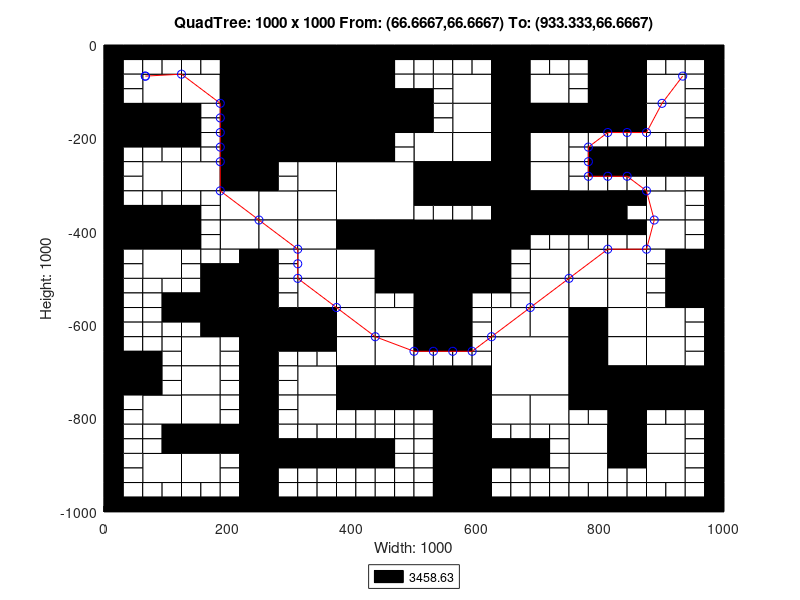

Reproduce this figure in MATLAB.
axis([0 1000 -1000 0]);
title('QuadTree: 1000 x 1000 From: (66.6667,66.6667) To: (933.333,66.6667)');
xlabel('Width: 1000');
ylabel('Height: 1000');
rectangle('Position',[250 -125 125 125], 'FaceColor',[0 0 0]);
rectangle('Position',[250 -250 125 125], 'FaceColor',[0 0 0]);
rectangle('Position',[375 -375 125 125], 'FaceColor',[1 1 1]);
rectangle('Position',[500 -500 125 125], 'FaceColor',[0 0 0]);
rectangle('Position',[625 -750 125 125], 'FaceColor',[1 1 1]);
rectangle('Position',[62.5 -125 62.5 62.5], 'FaceColor',[1 1 1]);
rectangle('Position',[187.5 -62.5 62.5 62.5], 'FaceColor',[0 0 0]);
rectangle('Position',[125 -125 62.5 62.5], 'FaceColor',[1 1 1]);
rectangle('Position',[187.5 -125 62.5 62.5], 'FaceColor',[0 0 0]);
rectangle('Position',[0 -187.5 62.5 62.5], 'FaceColor',[0 0 0]);
rectangle('Position',[62.5 -187.5 62.5 62.5], 'FaceColor',[0 0 0]);
rectangle('Position',[187.5 -187.5 62.5 62.5], 'FaceColor',[0 0 0]);
rectangle('Position',[187.5 -250 62.5 62.5], 'FaceColor',[0 0 0]);
rectangle('Position',[375 -62.5 62.5 62.5], 'FaceColor',[0 0 0]);
rectangle('Position',[375 -125 62.5 62.5], 'FaceColor',[0 0 0]);
rectangle('Position',[375 -187.5 62.5 62.5], 'FaceColor',[0 0 0]);
rectangle('Position',[437.5 -187.5 62.5 62.5], 'FaceColor',[0 0 0]);
rectangle('Position',[375 -250 62.5 62.5], 'FaceColor',[0 0 0]);
rectangle('Position',[62.5 -312.5 62.5 62.5], 'FaceColor',[1 1 1]);
rectangle('Position',[125 -312.5 62.5 62.5], 'FaceColor',[1 1 1]);
rectangle('Position',[187.5 -312.5 62.5 62.5], 'FaceColor',[0 0 0]);
rectangle('Position',[187.5 -375 62.5 62.5], 'FaceColor',[1 1 1]);
rectangle('Position',[0 -437.5 62.5 62.5], 'FaceColor',[0 0 0]);
rectangle('Position',[62.5 -437.5 62.5 62.5], 'FaceColor',[0 0 0]);
rectangle('Position',[62.5 -500 62.5 62.5], 'FaceColor',[1 1 1]);
rectangle('Position',[187.5 -437.5 62.5 62.5], 'FaceColor',[1 1 1]);
rectangle('Position',[312.5 -312.5 62.5 62.5], 'FaceColor',[1 1 1]);
rectangle('Position',[250 -375 62.5 62.5], 'FaceColor',[1 1 1]);
rectangle('Position',[312.5 -375 62.5 62.5], 'FaceColor',[1 1 1]);
rectangle('Position',[250 -437.5 62.5 62.5], 'FaceColor',[1 1 1]);
rectangle('Position',[312.5 -437.5 62.5 62.5], 'FaceColor',[1 1 1]);
rectangle('Position',[312.5 -500 62.5 62.5], 'FaceColor',[1 1 1]);
rectangle('Position',[375 -437.5 62.5 62.5], 'FaceColor',[0 0 0]);
rectangle('Position',[437.5 -437.5 62.5 62.5], 'FaceColor',[0 0 0]);
rectangle('Position',[375 -500 62.5 62.5], 'FaceColor',[1 1 1]);
rectangle('Position',[437.5 -500 62.5 62.5], 'FaceColor',[0 0 0]);
rectangle('Position',[562.5 -125 62.5 62.5], 'FaceColor',[1 1 1]);
rectangle('Position',[625 -62.5 62.5 62.5], 'FaceColor',[0 0 0]);
rectangle('Position',[625 -125 62.5 62.5], 'FaceColor',[0 0 0]);
rectangle('Position',[687.5 -125 62.5 62.5], 'FaceColor',[1 1 1]);
rectangle('Position',[562.5 -187.5 62.5 62.5], 'FaceColor',[1 1 1]);
rectangle('Position',[500 -250 62.5 62.5], 'FaceColor',[1 1 1]);
rectangle('Position',[562.5 -250 62.5 62.5], 'FaceColor',[1 1 1]);
rectangle('Position',[625 -187.5 62.5 62.5], 'FaceColor',[0 0 0]);
rectangle('Position',[687.5 -187.5 62.5 62.5], 'FaceColor',[0 0 0]);
rectangle('Position',[625 -250 62.5 62.5], 'FaceColor',[0 0 0]);
rectangle('Position',[687.5 -250 62.5 62.5], 'FaceColor',[1 1 1]);
rectangle('Position',[812.5 -62.5 62.5 62.5], 'FaceColor',[0 0 0]);
rectangle('Position',[812.5 -125 62.5 62.5], 'FaceColor',[0 0 0]);
rectangle('Position',[875 -125 62.5 62.5], 'FaceColor',[1 1 1]);
rectangle('Position',[750 -187.5 62.5 62.5], 'FaceColor',[0 0 0]);
rectangle('Position',[812.5 -187.5 62.5 62.5], 'FaceColor',[0 0 0]);
rectangle('Position',[875 -187.5 62.5 62.5], 'FaceColor',[1 1 1]);
rectangle('Position',[500 -312.5 62.5 62.5], 'FaceColor',[0 0 0]);
rectangle('Position',[562.5 -312.5 62.5 62.5], 'FaceColor',[0 0 0]);
rectangle('Position',[625 -312.5 62.5 62.5], 'FaceColor',[0 0 0]);
rectangle('Position',[687.5 -312.5 62.5 62.5], 'FaceColor',[1 1 1]);
rectangle('Position',[625 -375 62.5 62.5], 'FaceColor',[0 0 0]);
rectangle('Position',[687.5 -375 62.5 62.5], 'FaceColor',[0 0 0]);
rectangle('Position',[625 -437.5 62.5 62.5], 'FaceColor',[0 0 0]);
rectangle('Position',[687.5 -500 62.5 62.5], 'FaceColor',[1 1 1]);
rectangle('Position',[750 -375 62.5 62.5], 'FaceColor',[0 0 0]);
rectangle('Position',[875 -375 62.5 62.5], 'FaceColor',[1 1 1]);
rectangle('Position',[750 -500 62.5 62.5], 'FaceColor',[1 1 1]);
rectangle('Position',[812.5 -500 62.5 62.5], 'FaceColor',[1 1 1]);
rectangle('Position',[875 -437.5 62.5 62.5], 'FaceColor',[1 1 1]);
rectangle('Position',[937.5 -500 62.5 62.5], 'FaceColor',[0 0 0]);
rectangle('Position',[187.5 -562.5 62.5 62.5], 'FaceColor',[0 0 0]);
rectangle('Position',[187.5 -625 62.5 62.5], 'FaceColor',[0 0 0]);
rectangle('Position',[0 -750 62.5 62.5], 'FaceColor',[0 0 0]);
rectangle('Position',[125 -687.5 62.5 62.5], 'FaceColor',[1 1 1]);
rectangle('Position',[125 -750 62.5 62.5], 'FaceColor',[1 1 1]);
rectangle('Position',[312.5 -562.5 62.5 62.5], 'FaceColor',[1 1 1]);
rectangle('Position',[250 -625 62.5 62.5], 'FaceColor',[0 0 0]);
rectangle('Position',[312.5 -625 62.5 62.5], 'FaceColor',[0 0 0]);
rectangle('Position',[375 -562.5 62.5 62.5], 'FaceColor',[1 1 1]);
rectangle('Position',[375 -625 62.5 62.5], 'FaceColor',[1 1 1]);
rectangle('Position',[437.5 -625 62.5 62.5], 'FaceColor',[1 1 1]);
rectangle('Position',[312.5 -750 62.5 62.5], 'FaceColor',[1 1 1]);
rectangle('Position',[375 -687.5 62.5 62.5], 'FaceColor',[1 1 1]);
rectangle('Position',[437.5 -687.5 62.5 62.5], 'FaceColor',[1 1 1]);
rectangle('Position',[375 -750 62.5 62.5], 'FaceColor',[0 0 0]);
rectangle('Position',[437.5 -750 62.5 62.5], 'FaceColor',[0 0 0]);
rectangle('Position',[62.5 -812.5 62.5 62.5], 'FaceColor',[1 1 1]);
rectangle('Position',[125 -812.5 62.5 62.5], 'FaceColor',[1 1 1]);
rectangle('Position',[125 -875 62.5 62.5], 'FaceColor',[0 0 0]);
rectangle('Position',[187.5 -875 62.5 62.5], 'FaceColor',[0 0 0]);
rectangle('Position',[62.5 -937.5 62.5 62.5], 'FaceColor',[1 1 1]);
rectangle('Position',[125 -937.5 62.5 62.5], 'FaceColor',[1 1 1]);
rectangle('Position',[312.5 -812.5 62.5 62.5], 'FaceColor',[1 1 1]);
rectangle('Position',[500 -562.5 62.5 62.5], 'FaceColor',[0 0 0]);
rectangle('Position',[500 -625 62.5 62.5], 'FaceColor',[0 0 0]);
rectangle('Position',[687.5 -562.5 62.5 62.5], 'FaceColor',[1 1 1]);
rectangle('Position',[625 -625 62.5 62.5], 'FaceColor',[1 1 1]);
rectangle('Position',[687.5 -625 62.5 62.5], 'FaceColor',[1 1 1]);
rectangle('Position',[500 -750 62.5 62.5], 'FaceColor',[0 0 0]);
rectangle('Position',[562.5 -750 62.5 62.5], 'FaceColor',[0 0 0]);
rectangle('Position',[750 -562.5 62.5 62.5], 'FaceColor',[1 1 1]);
rectangle('Position',[812.5 -562.5 62.5 62.5], 'FaceColor',[1 1 1]);
rectangle('Position',[750 -625 62.5 62.5], 'FaceColor',[0 0 0]);
rectangle('Position',[812.5 -625 62.5 62.5], 'FaceColor',[1 1 1]);
rectangle('Position',[937.5 -562.5 62.5 62.5], 'FaceColor',[0 0 0]);
rectangle('Position',[875 -625 62.5 62.5], 'FaceColor',[1 1 1]);
rectangle('Position',[750 -687.5 62.5 62.5], 'FaceColor',[0 0 0]);
rectangle('Position',[812.5 -687.5 62.5 62.5], 'FaceColor',[1 1 1]);
rectangle('Position',[750 -750 62.5 62.5], 'FaceColor',[0 0 0]);
rectangle('Position',[812.5 -750 62.5 62.5], 'FaceColor',[0 0 0]);
rectangle('Position',[875 -687.5 62.5 62.5], 'FaceColor',[1 1 1]);
rectangle('Position',[875 -750 62.5 62.5], 'FaceColor',[0 0 0]);
rectangle('Position',[937.5 -750 62.5 62.5], 'FaceColor',[0 0 0]);
rectangle('Position',[562.5 -812.5 62.5 62.5], 'FaceColor',[0 0 0]);
rectangle('Position',[562.5 -875 62.5 62.5], 'FaceColor',[0 0 0]);
rectangle('Position',[625 -812.5 62.5 62.5], 'FaceColor',[1 1 1]);
rectangle('Position',[687.5 -812.5 62.5 62.5], 'FaceColor',[1 1 1]);
rectangle('Position',[562.5 -937.5 62.5 62.5], 'FaceColor',[0 0 0]);
rectangle('Position',[562.5 -1000 62.5 62.5], 'FaceColor',[0 0 0]);
rectangle('Position',[812.5 -812.5 62.5 62.5], 'FaceColor',[0 0 0]);
rectangle('Position',[750 -875 62.5 62.5], 'FaceColor',[1 1 1]);
rectangle('Position',[812.5 -875 62.5 62.5], 'FaceColor',[0 0 0]);
rectangle('Position',[875 -875 62.5 62.5], 'FaceColor',[1 1 1]);
rectangle('Position',[750 -937.5 62.5 62.5], 'FaceColor',[1 1 1]);
rectangle('Position',[875 -937.5 62.5 62.5], 'FaceColor',[1 1 1]);
rectangle('Position',[0 -31.25 31.25 31.25], 'FaceColor',[0 0 0]);
rectangle('Position',[31.25 -31.25 31.25 31.25], 'FaceColor',[0 0 0]);
rectangle('Position',[0 -62.5 31.25 31.25], 'FaceColor',[0 0 0]);
rectangle('Position',[31.25 -62.5 31.25 31.25], 'FaceColor',[1 1 1]);
rectangle('Position',[62.5 -31.25 31.25 31.25], 'FaceColor',[0 0 0]);
rectangle('Position',[93.75 -31.25 31.25 31.25], 'FaceColor',[0 0 0]);
rectangle('Position',[62.5 -62.5 31.25 31.25], 'FaceColor',[1 1 1]);
rectangle('Position',[93.75 -62.5 31.25 31.25], 'FaceColor',[1 1 1]);
rectangle('Position',[0 -93.75 31.25 31.25], 'FaceColor',[0 0 0]);
rectangle('Position',[31.25 -93.75 31.25 31.25], 'FaceColor',[1 1 1]);
rectangle('Position',[0 -125 31.25 31.25], 'FaceColor',[0 0 0]);
rectangle('Position',[31.25 -125 31.25 31.25], 'FaceColor',[1 1 1]);
rectangle('Position',[125 -31.25 31.25 31.25], 'FaceColor',[0 0 0]);
rectangle('Position',[156.25 -31.25 31.25 31.25], 'FaceColor',[0 0 0]);
rectangle('Position',[125 -62.5 31.25 31.25], 'FaceColor',[1 1 1]);
rectangle('Position',[156.25 -62.5 31.25 31.25], 'FaceColor',[1 1 1]);
rectangle('Position',[0 -218.75 31.25 31.25], 'FaceColor',[0 0 0]);
rectangle('Position',[31.25 -218.75 31.25 31.25], 'FaceColor',[0 0 0]);
rectangle('Position',[0 -250 31.25 31.25], 'FaceColor',[0 0 0]);
rectangle('Position',[31.25 -250 31.25 31.25], 'FaceColor',[1 1 1]);
rectangle('Position',[62.5 -218.75 31.25 31.25], 'FaceColor',[0 0 0]);
rectangle('Position',[93.75 -218.75 31.25 31.25], 'FaceColor',[0 0 0]);
rectangle('Position',[62.5 -250 31.25 31.25], 'FaceColor',[1 1 1]);
rectangle('Position',[93.75 -250 31.25 31.25], 'FaceColor',[1 1 1]);
rectangle('Position',[125 -156.25 31.25 31.25], 'FaceColor',[0 0 0]);
rectangle('Position',[156.25 -156.25 31.25 31.25], 'FaceColor',[1 1 1]);
rectangle('Position',[125 -187.5 31.25 31.25], 'FaceColor',[0 0 0]);
rectangle('Position',[156.25 -187.5 31.25 31.25], 'FaceColor',[1 1 1]);
rectangle('Position',[125 -218.75 31.25 31.25], 'FaceColor',[0 0 0]);
rectangle('Position',[156.25 -218.75 31.25 31.25], 'FaceColor',[1 1 1]);
rectangle('Position',[125 -250 31.25 31.25], 'FaceColor',[1 1 1]);
rectangle('Position',[156.25 -250 31.25 31.25], 'FaceColor',[1 1 1]);
rectangle('Position',[437.5 -31.25 31.25 31.25], 'FaceColor',[0 0 0]);
rectangle('Position',[468.75 -31.25 31.25 31.25], 'FaceColor',[0 0 0]);
rectangle('Position',[437.5 -62.5 31.25 31.25], 'FaceColor',[0 0 0]);
rectangle('Position',[468.75 -62.5 31.25 31.25], 'FaceColor',[1 1 1]);
rectangle('Position',[437.5 -93.75 31.25 31.25], 'FaceColor',[0 0 0]);
rectangle('Position',[468.75 -93.75 31.25 31.25], 'FaceColor',[1 1 1]);
rectangle('Position',[437.5 -125 31.25 31.25], 'FaceColor',[0 0 0]);
rectangle('Position',[468.75 -125 31.25 31.25], 'FaceColor',[0 0 0]);
rectangle('Position',[437.5 -218.75 31.25 31.25], 'FaceColor',[0 0 0]);
rectangle('Position',[468.75 -218.75 31.25 31.25], 'FaceColor',[1 1 1]);
rectangle('Position',[437.5 -250 31.25 31.25], 'FaceColor',[0 0 0]);
rectangle('Position',[468.75 -250 31.25 31.25], 'FaceColor',[1 1 1]);
rectangle('Position',[0 -281.25 31.25 31.25], 'FaceColor',[0 0 0]);
rectangle('Position',[31.25 -281.25 31.25 31.25], 'FaceColor',[1 1 1]);
rectangle('Position',[0 -312.5 31.25 31.25], 'FaceColor',[0 0 0]);
rectangle('Position',[31.25 -312.5 31.25 31.25], 'FaceColor',[1 1 1]);
rectangle('Position',[0 -343.75 31.25 31.25], 'FaceColor',[0 0 0]);
rectangle('Position',[31.25 -343.75 31.25 31.25], 'FaceColor',[1 1 1]);
rectangle('Position',[0 -375 31.25 31.25], 'FaceColor',[0 0 0]);
rectangle('Position',[31.25 -375 31.25 31.25], 'FaceColor',[0 0 0]);
rectangle('Position',[62.5 -343.75 31.25 31.25], 'FaceColor',[1 1 1]);
rectangle('Position',[93.75 -343.75 31.25 31.25], 'FaceColor',[1 1 1]);
rectangle('Position',[62.5 -375 31.25 31.25], 'FaceColor',[0 0 0]);
rectangle('Position',[93.75 -375 31.25 31.25], 'FaceColor',[0 0 0]);
rectangle('Position',[125 -343.75 31.25 31.25], 'FaceColor',[1 1 1]);
rectangle('Position',[156.25 -343.75 31.25 31.25], 'FaceColor',[1 1 1]);
rectangle('Position',[125 -375 31.25 31.25], 'FaceColor',[0 0 0]);
rectangle('Position',[156.25 -375 31.25 31.25], 'FaceColor',[1 1 1]);
rectangle('Position',[0 -468.75 31.25 31.25], 'FaceColor',[0 0 0]);
rectangle('Position',[31.25 -468.75 31.25 31.25], 'FaceColor',[1 1 1]);
rectangle('Position',[0 -500 31.25 31.25], 'FaceColor',[0 0 0]);
rectangle('Position',[31.25 -500 31.25 31.25], 'FaceColor',[1 1 1]);
rectangle('Position',[125 -406.25 31.25 31.25], 'FaceColor',[0 0 0]);
rectangle('Position',[156.25 -406.25 31.25 31.25], 'FaceColor',[1 1 1]);
rectangle('Position',[125 -437.5 31.25 31.25], 'FaceColor',[0 0 0]);
rectangle('Position',[156.25 -437.5 31.25 31.25], 'FaceColor',[1 1 1]);
rectangle('Position',[125 -468.75 31.25 31.25], 'FaceColor',[1 1 1]);
rectangle('Position',[156.25 -468.75 31.25 31.25], 'FaceColor',[1 1 1]);
rectangle('Position',[125 -500 31.25 31.25], 'FaceColor',[1 1 1]);
rectangle('Position',[156.25 -500 31.25 31.25], 'FaceColor',[0 0 0]);
rectangle('Position',[187.5 -468.75 31.25 31.25], 'FaceColor',[1 1 1]);
rectangle('Position',[218.75 -468.75 31.25 31.25], 'FaceColor',[0 0 0]);
rectangle('Position',[187.5 -500 31.25 31.25], 'FaceColor',[0 0 0]);
rectangle('Position',[218.75 -500 31.25 31.25], 'FaceColor',[0 0 0]);
rectangle('Position',[250 -281.25 31.25 31.25], 'FaceColor',[0 0 0]);
rectangle('Position',[281.25 -281.25 31.25 31.25], 'FaceColor',[1 1 1]);
rectangle('Position',[250 -312.5 31.25 31.25], 'FaceColor',[0 0 0]);
rectangle('Position',[281.25 -312.5 31.25 31.25], 'FaceColor',[1 1 1]);
rectangle('Position',[250 -468.75 31.25 31.25], 'FaceColor',[0 0 0]);
rectangle('Position',[281.25 -468.75 31.25 31.25], 'FaceColor',[1 1 1]);
rectangle('Position',[250 -500 31.25 31.25], 'FaceColor',[0 0 0]);
rectangle('Position',[281.25 -500 31.25 31.25], 'FaceColor',[1 1 1]);
rectangle('Position',[500 -31.25 31.25 31.25], 'FaceColor',[0 0 0]);
rectangle('Position',[531.25 -31.25 31.25 31.25], 'FaceColor',[0 0 0]);
rectangle('Position',[500 -62.5 31.25 31.25], 'FaceColor',[1 1 1]);
rectangle('Position',[531.25 -62.5 31.25 31.25], 'FaceColor',[1 1 1]);
rectangle('Position',[562.5 -31.25 31.25 31.25], 'FaceColor',[0 0 0]);
rectangle('Position',[593.75 -31.25 31.25 31.25], 'FaceColor',[0 0 0]);
rectangle('Position',[562.5 -62.5 31.25 31.25], 'FaceColor',[1 1 1]);
rectangle('Position',[593.75 -62.5 31.25 31.25], 'FaceColor',[1 1 1]);
rectangle('Position',[500 -93.75 31.25 31.25], 'FaceColor',[1 1 1]);
rectangle('Position',[531.25 -93.75 31.25 31.25], 'FaceColor',[1 1 1]);
rectangle('Position',[500 -125 31.25 31.25], 'FaceColor',[0 0 0]);
rectangle('Position',[531.25 -125 31.25 31.25], 'FaceColor',[1 1 1]);
rectangle('Position',[687.5 -31.25 31.25 31.25], 'FaceColor',[0 0 0]);
rectangle('Position',[718.75 -31.25 31.25 31.25], 'FaceColor',[0 0 0]);
rectangle('Position',[687.5 -62.5 31.25 31.25], 'FaceColor',[1 1 1]);
rectangle('Position',[718.75 -62.5 31.25 31.25], 'FaceColor',[1 1 1]);
rectangle('Position',[500 -156.25 31.25 31.25], 'FaceColor',[0 0 0]);
rectangle('Position',[531.25 -156.25 31.25 31.25], 'FaceColor',[1 1 1]);
rectangle('Position',[500 -187.5 31.25 31.25], 'FaceColor',[0 0 0]);
rectangle('Position',[531.25 -187.5 31.25 31.25], 'FaceColor',[1 1 1]);
rectangle('Position',[750 -31.25 31.25 31.25], 'FaceColor',[0 0 0]);
rectangle('Position',[781.25 -31.25 31.25 31.25], 'FaceColor',[0 0 0]);
rectangle('Position',[750 -62.5 31.25 31.25], 'FaceColor',[1 1 1]);
rectangle('Position',[781.25 -62.5 31.25 31.25], 'FaceColor',[0 0 0]);
rectangle('Position',[750 -93.75 31.25 31.25], 'FaceColor',[1 1 1]);
rectangle('Position',[781.25 -93.75 31.25 31.25], 'FaceColor',[0 0 0]);
rectangle('Position',[750 -125 31.25 31.25], 'FaceColor',[1 1 1]);
rectangle('Position',[781.25 -125 31.25 31.25], 'FaceColor',[0 0 0]);
rectangle('Position',[875 -31.25 31.25 31.25], 'FaceColor',[0 0 0]);
rectangle('Position',[906.25 -31.25 31.25 31.25], 'FaceColor',[0 0 0]);
rectangle('Position',[875 -62.5 31.25 31.25], 'FaceColor',[1 1 1]);
rectangle('Position',[906.25 -62.5 31.25 31.25], 'FaceColor',[1 1 1]);
rectangle('Position',[937.5 -31.25 31.25 31.25], 'FaceColor',[0 0 0]);
rectangle('Position',[968.75 -31.25 31.25 31.25], 'FaceColor',[0 0 0]);
rectangle('Position',[937.5 -62.5 31.25 31.25], 'FaceColor',[1 1 1]);
rectangle('Position',[968.75 -62.5 31.25 31.25], 'FaceColor',[0 0 0]);
rectangle('Position',[937.5 -93.75 31.25 31.25], 'FaceColor',[1 1 1]);
rectangle('Position',[968.75 -93.75 31.25 31.25], 'FaceColor',[0 0 0]);
rectangle('Position',[937.5 -125 31.25 31.25], 'FaceColor',[1 1 1]);
rectangle('Position',[968.75 -125 31.25 31.25], 'FaceColor',[0 0 0]);
rectangle('Position',[750 -218.75 31.25 31.25], 'FaceColor',[1 1 1]);
rectangle('Position',[781.25 -218.75 31.25 31.25], 'FaceColor',[1 1 1]);
rectangle('Position',[750 -250 31.25 31.25], 'FaceColor',[1 1 1]);
rectangle('Position',[781.25 -250 31.25 31.25], 'FaceColor',[0 0 0]);
rectangle('Position',[812.5 -218.75 31.25 31.25], 'FaceColor',[1 1 1]);
rectangle('Position',[843.75 -218.75 31.25 31.25], 'FaceColor',[1 1 1]);
rectangle('Position',[812.5 -250 31.25 31.25], 'FaceColor',[0 0 0]);
rectangle('Position',[843.75 -250 31.25 31.25], 'FaceColor',[0 0 0]);
rectangle('Position',[937.5 -156.25 31.25 31.25], 'FaceColor',[1 1 1]);
rectangle('Position',[968.75 -156.25 31.25 31.25], 'FaceColor',[0 0 0]);
rectangle('Position',[937.5 -187.5 31.25 31.25], 'FaceColor',[1 1 1]);
rectangle('Position',[968.75 -187.5 31.25 31.25], 'FaceColor',[0 0 0]);
rectangle('Position',[875 -218.75 31.25 31.25], 'FaceColor',[1 1 1]);
rectangle('Position',[906.25 -218.75 31.25 31.25], 'FaceColor',[1 1 1]);
rectangle('Position',[875 -250 31.25 31.25], 'FaceColor',[0 0 0]);
rectangle('Position',[906.25 -250 31.25 31.25], 'FaceColor',[0 0 0]);
rectangle('Position',[937.5 -218.75 31.25 31.25], 'FaceColor',[1 1 1]);
rectangle('Position',[968.75 -218.75 31.25 31.25], 'FaceColor',[0 0 0]);
rectangle('Position',[937.5 -250 31.25 31.25], 'FaceColor',[0 0 0]);
rectangle('Position',[968.75 -250 31.25 31.25], 'FaceColor',[0 0 0]);
rectangle('Position',[500 -343.75 31.25 31.25], 'FaceColor',[0 0 0]);
rectangle('Position',[531.25 -343.75 31.25 31.25], 'FaceColor',[0 0 0]);
rectangle('Position',[500 -375 31.25 31.25], 'FaceColor',[1 1 1]);
rectangle('Position',[531.25 -375 31.25 31.25], 'FaceColor',[1 1 1]);
rectangle('Position',[562.5 -343.75 31.25 31.25], 'FaceColor',[0 0 0]);
rectangle('Position',[593.75 -343.75 31.25 31.25], 'FaceColor',[0 0 0]);
rectangle('Position',[562.5 -375 31.25 31.25], 'FaceColor',[1 1 1]);
rectangle('Position',[593.75 -375 31.25 31.25], 'FaceColor',[1 1 1]);
rectangle('Position',[687.5 -406.25 31.25 31.25], 'FaceColor',[0 0 0]);
rectangle('Position',[718.75 -406.25 31.25 31.25], 'FaceColor',[0 0 0]);
rectangle('Position',[687.5 -437.5 31.25 31.25], 'FaceColor',[1 1 1]);
rectangle('Position',[718.75 -437.5 31.25 31.25], 'FaceColor',[1 1 1]);
rectangle('Position',[625 -468.75 31.25 31.25], 'FaceColor',[0 0 0]);
rectangle('Position',[656.25 -468.75 31.25 31.25], 'FaceColor',[1 1 1]);
rectangle('Position',[625 -500 31.25 31.25], 'FaceColor',[0 0 0]);
rectangle('Position',[656.25 -500 31.25 31.25], 'FaceColor',[1 1 1]);
rectangle('Position',[750 -281.25 31.25 31.25], 'FaceColor',[1 1 1]);
rectangle('Position',[781.25 -281.25 31.25 31.25], 'FaceColor',[0 0 0]);
rectangle('Position',[750 -312.5 31.25 31.25], 'FaceColor',[1 1 1]);
rectangle('Position',[781.25 -312.5 31.25 31.25], 'FaceColor',[1 1 1]);
rectangle('Position',[812.5 -281.25 31.25 31.25], 'FaceColor',[0 0 0]);
rectangle('Position',[843.75 -281.25 31.25 31.25], 'FaceColor',[0 0 0]);
rectangle('Position',[812.5 -312.5 31.25 31.25], 'FaceColor',[1 1 1]);
rectangle('Position',[843.75 -312.5 31.25 31.25], 'FaceColor',[1 1 1]);
rectangle('Position',[812.5 -343.75 31.25 31.25], 'FaceColor',[0 0 0]);
rectangle('Position',[843.75 -343.75 31.25 31.25], 'FaceColor',[0 0 0]);
rectangle('Position',[812.5 -375 31.25 31.25], 'FaceColor',[0 0 0]);
rectangle('Position',[843.75 -375 31.25 31.25], 'FaceColor',[1 1 1]);
rectangle('Position',[875 -281.25 31.25 31.25], 'FaceColor',[0 0 0]);
rectangle('Position',[906.25 -281.25 31.25 31.25], 'FaceColor',[0 0 0]);
rectangle('Position',[875 -312.5 31.25 31.25], 'FaceColor',[1 1 1]);
rectangle('Position',[906.25 -312.5 31.25 31.25], 'FaceColor',[1 1 1]);
rectangle('Position',[937.5 -281.25 31.25 31.25], 'FaceColor',[0 0 0]);
rectangle('Position',[968.75 -281.25 31.25 31.25], 'FaceColor',[0 0 0]);
rectangle('Position',[937.5 -312.5 31.25 31.25], 'FaceColor',[1 1 1]);
rectangle('Position',[968.75 -312.5 31.25 31.25], 'FaceColor',[0 0 0]);
rectangle('Position',[937.5 -343.75 31.25 31.25], 'FaceColor',[1 1 1]);
rectangle('Position',[968.75 -343.75 31.25 31.25], 'FaceColor',[0 0 0]);
rectangle('Position',[937.5 -375 31.25 31.25], 'FaceColor',[1 1 1]);
rectangle('Position',[968.75 -375 31.25 31.25], 'FaceColor',[0 0 0]);
rectangle('Position',[750 -406.25 31.25 31.25], 'FaceColor',[0 0 0]);
rectangle('Position',[781.25 -406.25 31.25 31.25], 'FaceColor',[0 0 0]);
rectangle('Position',[750 -437.5 31.25 31.25], 'FaceColor',[1 1 1]);
rectangle('Position',[781.25 -437.5 31.25 31.25], 'FaceColor',[1 1 1]);
rectangle('Position',[812.5 -406.25 31.25 31.25], 'FaceColor',[0 0 0]);
rectangle('Position',[843.75 -406.25 31.25 31.25], 'FaceColor',[0 0 0]);
rectangle('Position',[812.5 -437.5 31.25 31.25], 'FaceColor',[1 1 1]);
rectangle('Position',[843.75 -437.5 31.25 31.25], 'FaceColor',[1 1 1]);
rectangle('Position',[937.5 -406.25 31.25 31.25], 'FaceColor',[1 1 1]);
rectangle('Position',[968.75 -406.25 31.25 31.25], 'FaceColor',[0 0 0]);
rectangle('Position',[937.5 -437.5 31.25 31.25], 'FaceColor',[1 1 1]);
rectangle('Position',[968.75 -437.5 31.25 31.25], 'FaceColor',[0 0 0]);
rectangle('Position',[875 -468.75 31.25 31.25], 'FaceColor',[1 1 1]);
rectangle('Position',[906.25 -468.75 31.25 31.25], 'FaceColor',[0 0 0]);
rectangle('Position',[875 -500 31.25 31.25], 'FaceColor',[1 1 1]);
rectangle('Position',[906.25 -500 31.25 31.25], 'FaceColor',[0 0 0]);
rectangle('Position',[0 -531.25 31.25 31.25], 'FaceColor',[0 0 0]);
rectangle('Position',[31.25 -531.25 31.25 31.25], 'FaceColor',[1 1 1]);
rectangle('Position',[0 -562.5 31.25 31.25], 'FaceColor',[0 0 0]);
rectangle('Position',[31.25 -562.5 31.25 31.25], 'FaceColor',[1 1 1]);
rectangle('Position',[62.5 -531.25 31.25 31.25], 'FaceColor',[1 1 1]);
rectangle('Position',[93.75 -531.25 31.25 31.25], 'FaceColor',[1 1 1]);
rectangle('Position',[62.5 -562.5 31.25 31.25], 'FaceColor',[1 1 1]);
rectangle('Position',[93.75 -562.5 31.25 31.25], 'FaceColor',[0 0 0]);
rectangle('Position',[0 -593.75 31.25 31.25], 'FaceColor',[0 0 0]);
rectangle('Position',[31.25 -593.75 31.25 31.25], 'FaceColor',[1 1 1]);
rectangle('Position',[0 -625 31.25 31.25], 'FaceColor',[0 0 0]);
rectangle('Position',[31.25 -625 31.25 31.25], 'FaceColor',[1 1 1]);
rectangle('Position',[62.5 -593.75 31.25 31.25], 'FaceColor',[1 1 1]);
rectangle('Position',[93.75 -593.75 31.25 31.25], 'FaceColor',[0 0 0]);
rectangle('Position',[62.5 -625 31.25 31.25], 'FaceColor',[1 1 1]);
rectangle('Position',[93.75 -625 31.25 31.25], 'FaceColor',[1 1 1]);
rectangle('Position',[125 -531.25 31.25 31.25], 'FaceColor',[1 1 1]);
rectangle('Position',[156.25 -531.25 31.25 31.25], 'FaceColor',[0 0 0]);
rectangle('Position',[125 -562.5 31.25 31.25], 'FaceColor',[0 0 0]);
rectangle('Position',[156.25 -562.5 31.25 31.25], 'FaceColor',[0 0 0]);
rectangle('Position',[125 -593.75 31.25 31.25], 'FaceColor',[0 0 0]);
rectangle('Position',[156.25 -593.75 31.25 31.25], 'FaceColor',[0 0 0]);
rectangle('Position',[125 -625 31.25 31.25], 'FaceColor',[1 1 1]);
rectangle('Position',[156.25 -625 31.25 31.25], 'FaceColor',[0 0 0]);
rectangle('Position',[0 -656.25 31.25 31.25], 'FaceColor',[0 0 0]);
rectangle('Position',[31.25 -656.25 31.25 31.25], 'FaceColor',[1 1 1]);
rectangle('Position',[0 -687.5 31.25 31.25], 'FaceColor',[0 0 0]);
rectangle('Position',[31.25 -687.5 31.25 31.25], 'FaceColor',[0 0 0]);
rectangle('Position',[62.5 -656.25 31.25 31.25], 'FaceColor',[1 1 1]);
rectangle('Position',[93.75 -656.25 31.25 31.25], 'FaceColor',[1 1 1]);
rectangle('Position',[62.5 -687.5 31.25 31.25], 'FaceColor',[0 0 0]);
rectangle('Position',[93.75 -687.5 31.25 31.25], 'FaceColor',[1 1 1]);
rectangle('Position',[62.5 -718.75 31.25 31.25], 'FaceColor',[0 0 0]);
rectangle('Position',[93.75 -718.75 31.25 31.25], 'FaceColor',[1 1 1]);
rectangle('Position',[62.5 -750 31.25 31.25], 'FaceColor',[0 0 0]);
rectangle('Position',[93.75 -750 31.25 31.25], 'FaceColor',[1 1 1]);
rectangle('Position',[187.5 -656.25 31.25 31.25], 'FaceColor',[1 1 1]);
rectangle('Position',[218.75 -656.25 31.25 31.25], 'FaceColor',[0 0 0]);
rectangle('Position',[187.5 -687.5 31.25 31.25], 'FaceColor',[1 1 1]);
rectangle('Position',[218.75 -687.5 31.25 31.25], 'FaceColor',[0 0 0]);
rectangle('Position',[187.5 -718.75 31.25 31.25], 'FaceColor',[1 1 1]);
rectangle('Position',[218.75 -718.75 31.25 31.25], 'FaceColor',[0 0 0]);
rectangle('Position',[187.5 -750 31.25 31.25], 'FaceColor',[1 1 1]);
rectangle('Position',[218.75 -750 31.25 31.25], 'FaceColor',[0 0 0]);
rectangle('Position',[250 -531.25 31.25 31.25], 'FaceColor',[0 0 0]);
rectangle('Position',[281.25 -531.25 31.25 31.25], 'FaceColor',[1 1 1]);
rectangle('Position',[250 -562.5 31.25 31.25], 'FaceColor',[0 0 0]);
rectangle('Position',[281.25 -562.5 31.25 31.25], 'FaceColor',[1 1 1]);
rectangle('Position',[437.5 -531.25 31.25 31.25], 'FaceColor',[0 0 0]);
rectangle('Position',[468.75 -531.25 31.25 31.25], 'FaceColor',[0 0 0]);
rectangle('Position',[437.5 -562.5 31.25 31.25], 'FaceColor',[1 1 1]);
rectangle('Position',[468.75 -562.5 31.25 31.25], 'FaceColor',[1 1 1]);
rectangle('Position',[250 -656.25 31.25 31.25], 'FaceColor',[0 0 0]);
rectangle('Position',[281.25 -656.25 31.25 31.25], 'FaceColor',[0 0 0]);
rectangle('Position',[250 -687.5 31.25 31.25], 'FaceColor',[0 0 0]);
rectangle('Position',[281.25 -687.5 31.25 31.25], 'FaceColor',[1 1 1]);
rectangle('Position',[312.5 -656.25 31.25 31.25], 'FaceColor',[0 0 0]);
rectangle('Position',[343.75 -656.25 31.25 31.25], 'FaceColor',[0 0 0]);
rectangle('Position',[312.5 -687.5 31.25 31.25], 'FaceColor',[1 1 1]);
rectangle('Position',[343.75 -687.5 31.25 31.25], 'FaceColor',[1 1 1]);
rectangle('Position',[250 -718.75 31.25 31.25], 'FaceColor',[0 0 0]);
rectangle('Position',[281.25 -718.75 31.25 31.25], 'FaceColor',[1 1 1]);
rectangle('Position',[250 -750 31.25 31.25], 'FaceColor',[0 0 0]);
rectangle('Position',[281.25 -750 31.25 31.25], 'FaceColor',[1 1 1]);
rectangle('Position',[0 -781.25 31.25 31.25], 'FaceColor',[0 0 0]);
rectangle('Position',[31.25 -781.25 31.25 31.25], 'FaceColor',[1 1 1]);
rectangle('Position',[0 -812.5 31.25 31.25], 'FaceColor',[0 0 0]);
rectangle('Position',[31.25 -812.5 31.25 31.25], 'FaceColor',[1 1 1]);
rectangle('Position',[0 -843.75 31.25 31.25], 'FaceColor',[0 0 0]);
rectangle('Position',[31.25 -843.75 31.25 31.25], 'FaceColor',[1 1 1]);
rectangle('Position',[0 -875 31.25 31.25], 'FaceColor',[0 0 0]);
rectangle('Position',[31.25 -875 31.25 31.25], 'FaceColor',[1 1 1]);
rectangle('Position',[62.5 -843.75 31.25 31.25], 'FaceColor',[1 1 1]);
rectangle('Position',[93.75 -843.75 31.25 31.25], 'FaceColor',[0 0 0]);
rectangle('Position',[62.5 -875 31.25 31.25], 'FaceColor',[1 1 1]);
rectangle('Position',[93.75 -875 31.25 31.25], 'FaceColor',[0 0 0]);
rectangle('Position',[187.5 -781.25 31.25 31.25], 'FaceColor',[1 1 1]);
rectangle('Position',[218.75 -781.25 31.25 31.25], 'FaceColor',[0 0 0]);
rectangle('Position',[187.5 -812.5 31.25 31.25], 'FaceColor',[1 1 1]);
rectangle('Position',[218.75 -812.5 31.25 31.25], 'FaceColor',[0 0 0]);
rectangle('Position',[0 -906.25 31.25 31.25], 'FaceColor',[0 0 0]);
rectangle('Position',[31.25 -906.25 31.25 31.25], 'FaceColor',[1 1 1]);
rectangle('Position',[0 -937.5 31.25 31.25], 'FaceColor',[0 0 0]);
rectangle('Position',[31.25 -937.5 31.25 31.25], 'FaceColor',[1 1 1]);
rectangle('Position',[0 -968.75 31.25 31.25], 'FaceColor',[0 0 0]);
rectangle('Position',[31.25 -968.75 31.25 31.25], 'FaceColor',[1 1 1]);
rectangle('Position',[0 -1000 31.25 31.25], 'FaceColor',[0 0 0]);
rectangle('Position',[31.25 -1000 31.25 31.25], 'FaceColor',[0 0 0]);
rectangle('Position',[62.5 -968.75 31.25 31.25], 'FaceColor',[1 1 1]);
rectangle('Position',[93.75 -968.75 31.25 31.25], 'FaceColor',[1 1 1]);
rectangle('Position',[62.5 -1000 31.25 31.25], 'FaceColor',[0 0 0]);
rectangle('Position',[93.75 -1000 31.25 31.25], 'FaceColor',[0 0 0]);
rectangle('Position',[187.5 -906.25 31.25 31.25], 'FaceColor',[1 1 1]);
rectangle('Position',[218.75 -906.25 31.25 31.25], 'FaceColor',[0 0 0]);
rectangle('Position',[187.5 -937.5 31.25 31.25], 'FaceColor',[1 1 1]);
rectangle('Position',[218.75 -937.5 31.25 31.25], 'FaceColor',[0 0 0]);
rectangle('Position',[125 -968.75 31.25 31.25], 'FaceColor',[1 1 1]);
rectangle('Position',[156.25 -968.75 31.25 31.25], 'FaceColor',[1 1 1]);
rectangle('Position',[125 -1000 31.25 31.25], 'FaceColor',[0 0 0]);
rectangle('Position',[156.25 -1000 31.25 31.25], 'FaceColor',[0 0 0]);
rectangle('Position',[187.5 -968.75 31.25 31.25], 'FaceColor',[1 1 1]);
rectangle('Position',[218.75 -968.75 31.25 31.25], 'FaceColor',[0 0 0]);
rectangle('Position',[187.5 -1000 31.25 31.25], 'FaceColor',[0 0 0]);
rectangle('Position',[218.75 -1000 31.25 31.25], 'FaceColor',[0 0 0]);
rectangle('Position',[250 -781.25 31.25 31.25], 'FaceColor',[0 0 0]);
rectangle('Position',[281.25 -781.25 31.25 31.25], 'FaceColor',[1 1 1]);
rectangle('Position',[250 -812.5 31.25 31.25], 'FaceColor',[0 0 0]);
rectangle('Position',[281.25 -812.5 31.25 31.25], 'FaceColor',[1 1 1]);
rectangle('Position',[250 -843.75 31.25 31.25], 'FaceColor',[0 0 0]);
rectangle('Position',[281.25 -843.75 31.25 31.25], 'FaceColor',[1 1 1]);
rectangle('Position',[250 -875 31.25 31.25], 'FaceColor',[0 0 0]);
rectangle('Position',[281.25 -875 31.25 31.25], 'FaceColor',[0 0 0]);
rectangle('Position',[312.5 -843.75 31.25 31.25], 'FaceColor',[1 1 1]);
rectangle('Position',[343.75 -843.75 31.25 31.25], 'FaceColor',[1 1 1]);
rectangle('Position',[312.5 -875 31.25 31.25], 'FaceColor',[0 0 0]);
rectangle('Position',[343.75 -875 31.25 31.25], 'FaceColor',[0 0 0]);
rectangle('Position',[375 -781.25 31.25 31.25], 'FaceColor',[0 0 0]);
rectangle('Position',[406.25 -781.25 31.25 31.25], 'FaceColor',[0 0 0]);
rectangle('Position',[375 -812.5 31.25 31.25], 'FaceColor',[1 1 1]);
rectangle('Position',[406.25 -812.5 31.25 31.25], 'FaceColor',[1 1 1]);
rectangle('Position',[437.5 -781.25 31.25 31.25], 'FaceColor',[0 0 0]);
rectangle('Position',[468.75 -781.25 31.25 31.25], 'FaceColor',[0 0 0]);
rectangle('Position',[437.5 -812.5 31.25 31.25], 'FaceColor',[1 1 1]);
rectangle('Position',[468.75 -812.5 31.25 31.25], 'FaceColor',[1 1 1]);
rectangle('Position',[375 -843.75 31.25 31.25], 'FaceColor',[1 1 1]);
rectangle('Position',[406.25 -843.75 31.25 31.25], 'FaceColor',[1 1 1]);
rectangle('Position',[375 -875 31.25 31.25], 'FaceColor',[0 0 0]);
rectangle('Position',[406.25 -875 31.25 31.25], 'FaceColor',[0 0 0]);
rectangle('Position',[437.5 -843.75 31.25 31.25], 'FaceColor',[1 1 1]);
rectangle('Position',[468.75 -843.75 31.25 31.25], 'FaceColor',[1 1 1]);
rectangle('Position',[437.5 -875 31.25 31.25], 'FaceColor',[0 0 0]);
rectangle('Position',[468.75 -875 31.25 31.25], 'FaceColor',[1 1 1]);
rectangle('Position',[250 -906.25 31.25 31.25], 'FaceColor',[0 0 0]);
rectangle('Position',[281.25 -906.25 31.25 31.25], 'FaceColor',[0 0 0]);
rectangle('Position',[250 -937.5 31.25 31.25], 'FaceColor',[0 0 0]);
rectangle('Position',[281.25 -937.5 31.25 31.25], 'FaceColor',[1 1 1]);
rectangle('Position',[312.5 -906.25 31.25 31.25], 'FaceColor',[0 0 0]);
rectangle('Position',[343.75 -906.25 31.25 31.25], 'FaceColor',[0 0 0]);
rectangle('Position',[312.5 -937.5 31.25 31.25], 'FaceColor',[1 1 1]);
rectangle('Position',[343.75 -937.5 31.25 31.25], 'FaceColor',[1 1 1]);
rectangle('Position',[250 -968.75 31.25 31.25], 'FaceColor',[0 0 0]);
rectangle('Position',[281.25 -968.75 31.25 31.25], 'FaceColor',[1 1 1]);
rectangle('Position',[250 -1000 31.25 31.25], 'FaceColor',[0 0 0]);
rectangle('Position',[281.25 -1000 31.25 31.25], 'FaceColor',[0 0 0]);
rectangle('Position',[312.5 -968.75 31.25 31.25], 'FaceColor',[1 1 1]);
rectangle('Position',[343.75 -968.75 31.25 31.25], 'FaceColor',[1 1 1]);
rectangle('Position',[312.5 -1000 31.25 31.25], 'FaceColor',[0 0 0]);
rectangle('Position',[343.75 -1000 31.25 31.25], 'FaceColor',[0 0 0]);
rectangle('Position',[375 -906.25 31.25 31.25], 'FaceColor',[0 0 0]);
rectangle('Position',[406.25 -906.25 31.25 31.25], 'FaceColor',[0 0 0]);
rectangle('Position',[375 -937.5 31.25 31.25], 'FaceColor',[1 1 1]);
rectangle('Position',[406.25 -937.5 31.25 31.25], 'FaceColor',[1 1 1]);
rectangle('Position',[437.5 -906.25 31.25 31.25], 'FaceColor',[0 0 0]);
rectangle('Position',[468.75 -906.25 31.25 31.25], 'FaceColor',[1 1 1]);
rectangle('Position',[437.5 -937.5 31.25 31.25], 'FaceColor',[1 1 1]);
rectangle('Position',[468.75 -937.5 31.25 31.25], 'FaceColor',[1 1 1]);
rectangle('Position',[375 -968.75 31.25 31.25], 'FaceColor',[1 1 1]);
rectangle('Position',[406.25 -968.75 31.25 31.25], 'FaceColor',[1 1 1]);
rectangle('Position',[375 -1000 31.25 31.25], 'FaceColor',[0 0 0]);
rectangle('Position',[406.25 -1000 31.25 31.25], 'FaceColor',[0 0 0]);
rectangle('Position',[437.5 -968.75 31.25 31.25], 'FaceColor',[1 1 1]);
rectangle('Position',[468.75 -968.75 31.25 31.25], 'FaceColor',[1 1 1]);
rectangle('Position',[437.5 -1000 31.25 31.25], 'FaceColor',[0 0 0]);
rectangle('Position',[468.75 -1000 31.25 31.25], 'FaceColor',[0 0 0]);
rectangle('Position',[562.5 -531.25 31.25 31.25], 'FaceColor',[0 0 0]);
rectangle('Position',[593.75 -531.25 31.25 31.25], 'FaceColor',[0 0 0]);
rectangle('Position',[562.5 -562.5 31.25 31.25], 'FaceColor',[0 0 0]);
rectangle('Position',[593.75 -562.5 31.25 31.25], 'FaceColor',[1 1 1]);
rectangle('Position',[562.5 -593.75 31.25 31.25], 'FaceColor',[0 0 0]);
rectangle('Position',[593.75 -593.75 31.25 31.25], 'FaceColor',[1 1 1]);
rectangle('Position',[562.5 -625 31.25 31.25], 'FaceColor',[0 0 0]);
rectangle('Position',[593.75 -625 31.25 31.25], 'FaceColor',[1 1 1]);
rectangle('Position',[625 -531.25 31.25 31.25], 'FaceColor',[0 0 0]);
rectangle('Position',[656.25 -531.25 31.25 31.25], 'FaceColor',[1 1 1]);
rectangle('Position',[625 -562.5 31.25 31.25], 'FaceColor',[1 1 1]);
rectangle('Position',[656.25 -562.5 31.25 31.25], 'FaceColor',[1 1 1]);
rectangle('Position',[500 -656.25 31.25 31.25], 'FaceColor',[0 0 0]);
rectangle('Position',[531.25 -656.25 31.25 31.25], 'FaceColor',[0 0 0]);
rectangle('Position',[500 -687.5 31.25 31.25], 'FaceColor',[1 1 1]);
rectangle('Position',[531.25 -687.5 31.25 31.25], 'FaceColor',[1 1 1]);
rectangle('Position',[562.5 -656.25 31.25 31.25], 'FaceColor',[0 0 0]);
rectangle('Position',[593.75 -656.25 31.25 31.25], 'FaceColor',[1 1 1]);
rectangle('Position',[562.5 -687.5 31.25 31.25], 'FaceColor',[1 1 1]);
rectangle('Position',[593.75 -687.5 31.25 31.25], 'FaceColor',[1 1 1]);
rectangle('Position',[875 -531.25 31.25 31.25], 'FaceColor',[1 1 1]);
rectangle('Position',[906.25 -531.25 31.25 31.25], 'FaceColor',[0 0 0]);
rectangle('Position',[875 -562.5 31.25 31.25], 'FaceColor',[1 1 1]);
rectangle('Position',[906.25 -562.5 31.25 31.25], 'FaceColor',[0 0 0]);
rectangle('Position',[937.5 -593.75 31.25 31.25], 'FaceColor',[1 1 1]);
rectangle('Position',[968.75 -593.75 31.25 31.25], 'FaceColor',[0 0 0]);
rectangle('Position',[937.5 -625 31.25 31.25], 'FaceColor',[1 1 1]);
rectangle('Position',[968.75 -625 31.25 31.25], 'FaceColor',[0 0 0]);
rectangle('Position',[937.5 -656.25 31.25 31.25], 'FaceColor',[1 1 1]);
rectangle('Position',[968.75 -656.25 31.25 31.25], 'FaceColor',[0 0 0]);
rectangle('Position',[937.5 -687.5 31.25 31.25], 'FaceColor',[1 1 1]);
rectangle('Position',[968.75 -687.5 31.25 31.25], 'FaceColor',[0 0 0]);
rectangle('Position',[500 -781.25 31.25 31.25], 'FaceColor',[0 0 0]);
rectangle('Position',[531.25 -781.25 31.25 31.25], 'FaceColor',[0 0 0]);
rectangle('Position',[500 -812.5 31.25 31.25], 'FaceColor',[1 1 1]);
rectangle('Position',[531.25 -812.5 31.25 31.25], 'FaceColor',[0 0 0]);
rectangle('Position',[500 -843.75 31.25 31.25], 'FaceColor',[1 1 1]);
rectangle('Position',[531.25 -843.75 31.25 31.25], 'FaceColor',[0 0 0]);
rectangle('Position',[500 -875 31.25 31.25], 'FaceColor',[1 1 1]);
rectangle('Position',[531.25 -875 31.25 31.25], 'FaceColor',[0 0 0]);
rectangle('Position',[625 -843.75 31.25 31.25], 'FaceColor',[1 1 1]);
rectangle('Position',[656.25 -843.75 31.25 31.25], 'FaceColor',[1 1 1]);
rectangle('Position',[625 -875 31.25 31.25], 'FaceColor',[0 0 0]);
rectangle('Position',[656.25 -875 31.25 31.25], 'FaceColor',[0 0 0]);
rectangle('Position',[687.5 -843.75 31.25 31.25], 'FaceColor',[1 1 1]);
rectangle('Position',[718.75 -843.75 31.25 31.25], 'FaceColor',[1 1 1]);
rectangle('Position',[687.5 -875 31.25 31.25], 'FaceColor',[0 0 0]);
rectangle('Position',[718.75 -875 31.25 31.25], 'FaceColor',[1 1 1]);
rectangle('Position',[500 -906.25 31.25 31.25], 'FaceColor',[1 1 1]);
rectangle('Position',[531.25 -906.25 31.25 31.25], 'FaceColor',[0 0 0]);
rectangle('Position',[500 -937.5 31.25 31.25], 'FaceColor',[1 1 1]);
rectangle('Position',[531.25 -937.5 31.25 31.25], 'FaceColor',[0 0 0]);
rectangle('Position',[500 -968.75 31.25 31.25], 'FaceColor',[1 1 1]);
rectangle('Position',[531.25 -968.75 31.25 31.25], 'FaceColor',[0 0 0]);
rectangle('Position',[500 -1000 31.25 31.25], 'FaceColor',[0 0 0]);
rectangle('Position',[531.25 -1000 31.25 31.25], 'FaceColor',[0 0 0]);
rectangle('Position',[625 -906.25 31.25 31.25], 'FaceColor',[0 0 0]);
rectangle('Position',[656.25 -906.25 31.25 31.25], 'FaceColor',[0 0 0]);
rectangle('Position',[625 -937.5 31.25 31.25], 'FaceColor',[1 1 1]);
rectangle('Position',[656.25 -937.5 31.25 31.25], 'FaceColor',[1 1 1]);
rectangle('Position',[687.5 -906.25 31.25 31.25], 'FaceColor',[0 0 0]);
rectangle('Position',[718.75 -906.25 31.25 31.25], 'FaceColor',[1 1 1]);
rectangle('Position',[687.5 -937.5 31.25 31.25], 'FaceColor',[1 1 1]);
rectangle('Position',[718.75 -937.5 31.25 31.25], 'FaceColor',[1 1 1]);
rectangle('Position',[625 -968.75 31.25 31.25], 'FaceColor',[1 1 1]);
rectangle('Position',[656.25 -968.75 31.25 31.25], 'FaceColor',[1 1 1]);
rectangle('Position',[625 -1000 31.25 31.25], 'FaceColor',[0 0 0]);
rectangle('Position',[656.25 -1000 31.25 31.25], 'FaceColor',[0 0 0]);
rectangle('Position',[687.5 -968.75 31.25 31.25], 'FaceColor',[1 1 1]);
rectangle('Position',[718.75 -968.75 31.25 31.25], 'FaceColor',[1 1 1]);
rectangle('Position',[687.5 -1000 31.25 31.25], 'FaceColor',[0 0 0]);
rectangle('Position',[718.75 -1000 31.25 31.25], 'FaceColor',[0 0 0]);
rectangle('Position',[750 -781.25 31.25 31.25], 'FaceColor',[0 0 0]);
rectangle('Position',[781.25 -781.25 31.25 31.25], 'FaceColor',[0 0 0]);
rectangle('Position',[750 -812.5 31.25 31.25], 'FaceColor',[1 1 1]);
rectangle('Position',[781.25 -812.5 31.25 31.25], 'FaceColor',[1 1 1]);
rectangle('Position',[875 -781.25 31.25 31.25], 'FaceColor',[0 0 0]);
rectangle('Position',[906.25 -781.25 31.25 31.25], 'FaceColor',[0 0 0]);
rectangle('Position',[875 -812.5 31.25 31.25], 'FaceColor',[1 1 1]);
rectangle('Position',[906.25 -812.5 31.25 31.25], 'FaceColor',[1 1 1]);
rectangle('Position',[937.5 -781.25 31.25 31.25], 'FaceColor',[0 0 0]);
rectangle('Position',[968.75 -781.25 31.25 31.25], 'FaceColor',[0 0 0]);
rectangle('Position',[937.5 -812.5 31.25 31.25], 'FaceColor',[1 1 1]);
rectangle('Position',[968.75 -812.5 31.25 31.25], 'FaceColor',[0 0 0]);
rectangle('Position',[937.5 -843.75 31.25 31.25], 'FaceColor',[1 1 1]);
rectangle('Position',[968.75 -843.75 31.25 31.25], 'FaceColor',[0 0 0]);
rectangle('Position',[937.5 -875 31.25 31.25], 'FaceColor',[1 1 1]);
rectangle('Position',[968.75 -875 31.25 31.25], 'FaceColor',[0 0 0]);
rectangle('Position',[812.5 -906.25 31.25 31.25], 'FaceColor',[0 0 0]);
rectangle('Position',[843.75 -906.25 31.25 31.25], 'FaceColor',[0 0 0]);
rectangle('Position',[812.5 -937.5 31.25 31.25], 'FaceColor',[1 1 1]);
rectangle('Position',[843.75 -937.5 31.25 31.25], 'FaceColor',[1 1 1]);
rectangle('Position',[750 -968.75 31.25 31.25], 'FaceColor',[1 1 1]);
rectangle('Position',[781.25 -968.75 31.25 31.25], 'FaceColor',[1 1 1]);
rectangle('Position',[750 -1000 31.25 31.25], 'FaceColor',[0 0 0]);
rectangle('Position',[781.25 -1000 31.25 31.25], 'FaceColor',[0 0 0]);
rectangle('Position',[812.5 -968.75 31.25 31.25], 'FaceColor',[1 1 1]);
rectangle('Position',[843.75 -968.75 31.25 31.25], 'FaceColor',[1 1 1]);
rectangle('Position',[812.5 -1000 31.25 31.25], 'FaceColor',[0 0 0]);
rectangle('Position',[843.75 -1000 31.25 31.25], 'FaceColor',[0 0 0]);
rectangle('Position',[937.5 -906.25 31.25 31.25], 'FaceColor',[1 1 1]);
rectangle('Position',[968.75 -906.25 31.25 31.25], 'FaceColor',[0 0 0]);
rectangle('Position',[937.5 -937.5 31.25 31.25], 'FaceColor',[1 1 1]);
rectangle('Position',[968.75 -937.5 31.25 31.25], 'FaceColor',[0 0 0]);
rectangle('Position',[875 -968.75 31.25 31.25], 'FaceColor',[1 1 1]);
rectangle('Position',[906.25 -968.75 31.25 31.25], 'FaceColor',[1 1 1]);
rectangle('Position',[875 -1000 31.25 31.25], 'FaceColor',[0 0 0]);
rectangle('Position',[906.25 -1000 31.25 31.25], 'FaceColor',[0 0 0]);
rectangle('Position',[937.5 -968.75 31.25 31.25], 'FaceColor',[1 1 1]);
rectangle('Position',[968.75 -968.75 31.25 31.25], 'FaceColor',[0 0 0]);
rectangle('Position',[937.5 -1000 31.25 31.25], 'FaceColor',[0 0 0]);
rectangle('Position',[968.75 -1000 31.25 31.25], 'FaceColor',[0 0 0]);
X=[933.333,900,875,843.75,812.5,781.25,781.25,781.25,812.5,843.75,875,887.5,875,812.5,750,687.5,625,593.75,562.5,531.25,500,437.5,375,312.5,312.5,312.5,250,187.5,187.5,187.5,187.5,187.5,187.5,125,66.6667,66.6667];
Y=[-66.6667,-125,-187.5,-187.5,-187.5,-218.75,-250,-281.25,-281.25,-281.25,-312.5,-375,-437.5,-437.5,-500,-562.5,-625,-656.25,-656.25,-656.25,-656.25,-625,-562.5,-500,-468.75,-437.5,-375,-312.5,-250,-218.75,-187.5,-156.25,-125,-62.5,-66.6667,-66.6667];
hold on;
plot(X,Y,'r');
plot(X,Y,'bo');
legend('3458.63','Location','southoutside');
